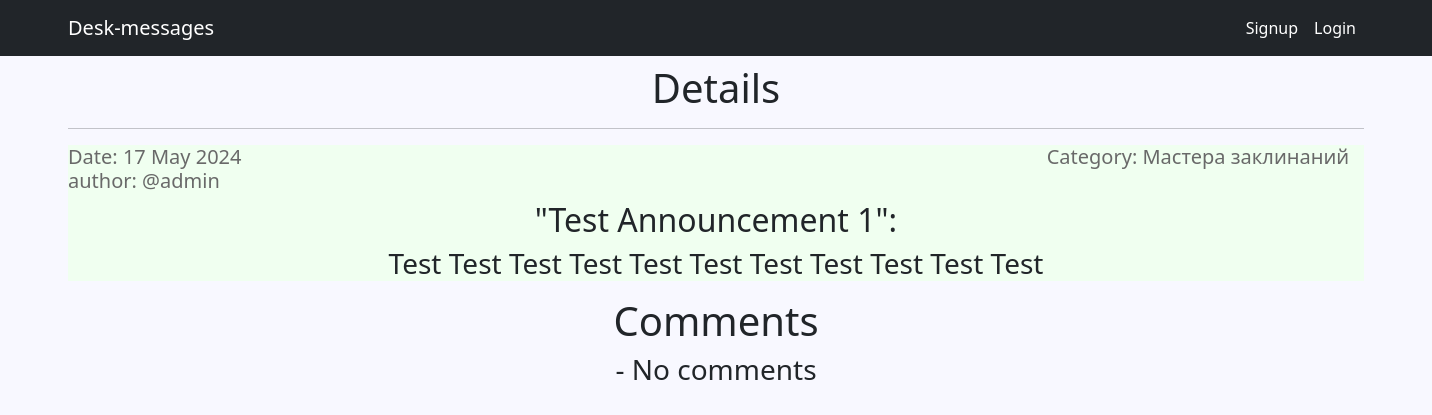
Page /1/ on the earlier database version.
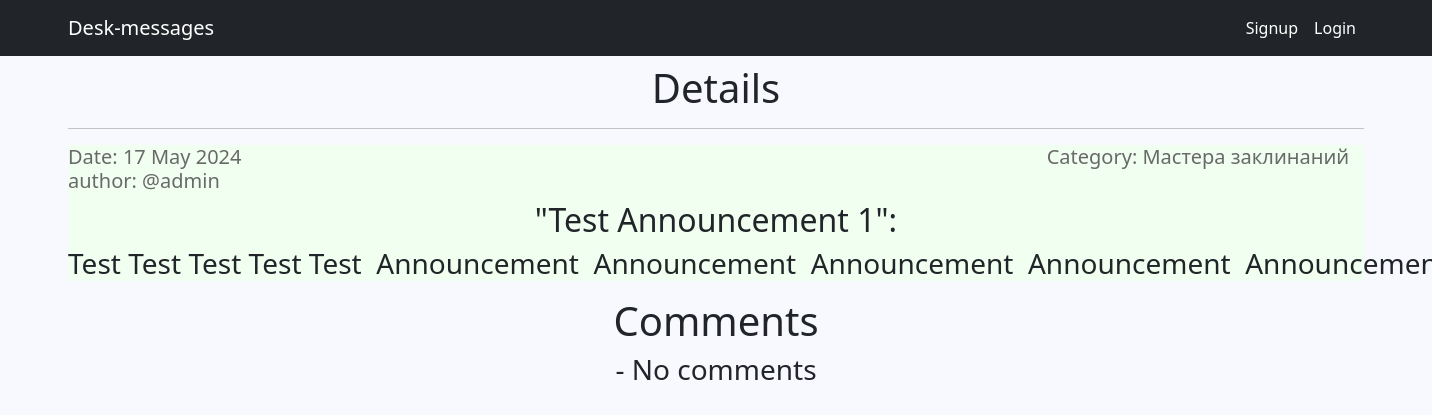
Same page on the later database version.
### announcements/models.py (models this page shows, shortened)
class Announcement(models.Model):
    time_in = models.DateTimeField(auto_now_add=True)
    title = models.CharField(max_length=115)
    announcement_text = RichTextUploadingField()
    author = models.ForeignKey(Author, on_delete=models.CASCADE, related_name='announcements')
    category = models.ForeignKey(Category, on_delete=models.CASCADE, related_name='announcements')

class Category(models.Model):
    tanks = "TA"
    healths = "HE"
    dd = "DD"
    merchants = "ME"
    guild_masters = "GM"
    quests_givers = "QG"
    blacksmiths = "BS"
    tanners = "TN"
    potion_makers = "PM"
    spell_masters = "SM"
    POSITIONS = [
        (tanks, "Танки"),
        (healths, "Хиллы"),
        (dd, "ДД"),
        (merchants, "Торговцы"),
        (guild_masters, "Гилдмастеры"),
        (quests_givers, "Квестгиверы"),
        (blacksmiths, "Кузнецы"),
        (tanners, "Кожевники"),
        (potion_makers, "Зельевары"),
        (spell_masters, "Мастера заклинаний"),
    ]
    category_name = models.CharField(max_length=2,
                                     choices=POSITIONS,
                                     unique=True,
                                     default=tanks)
    def __str__(self):
        return self.get_category_name_display()

class Author(models.Model):
    author_name = models.OneToOneField(User, on_delete=models.CASCADE)
    def __str__(self):
        return self.author_name.username

### announcements/views.py (the view)
# urls.py: path('<int:pk>/', AnnouncementDetail.as_view(), name='announcement_detail'),
class AnnouncementDetail(DetailView):
    model = Announcement
    template_name = 'announcements/detail.html'
    context_object_name = 'announcement'
    def get_context_data(self, **kwargs):
        context = super().get_context_data()
        context['comments'] = Comment.objects.filter(announcement=self.kwargs['pk'], allowed=True)
        return context

### templates/announcements/detail.html (shortened to what this page needs)
{% extends 'default.html' %}
{% block content %}
    <h1>
        Details
    </h1>
    <hr/>
    <div align="left" style="background-color: #F0FFF0">
        <h5 style="color: #696969">
            Date: {{ announcement.time_in|date:'d M Y' }} <span style='padding-left:800px;'> Category: {{ announcement.category }} </span>
            <br>
            author: @{{ announcement.author }}
        </h5>
        <h2 style="text-align: center;">
            "{{ announcement.title }}":
        </h2>
        <h3 style="text-align: center;">
            {{ announcement.announcement_text|safe }}
        </h3>
    </div>
    <h1>
        Comments
    </h1>
    {% if comments %}
        {% for comment in comments %}
            <div align="left" style="background-color: #F0FFFF">
                <h5 style="color: #696969">
                    Author of comment: @{{ comment.author.author_name.username }}
                </h5>
                <h4 style="text-align: left;">
                    {{ comment.comment_text }}
                </h4>
            </div>
        {% endfor %}
    {% else %}
        <h3> - No comments</h3>
    {% endif %}
{% endblock content %}

Differences in the rows shown:
changed Announcement "Test Announcement 1": announcement_text "Test Test Test Test Test Test Test Test Test Test Test" → "Test Test Test Test Test Announcement Announcement Announcement Announcement…"
